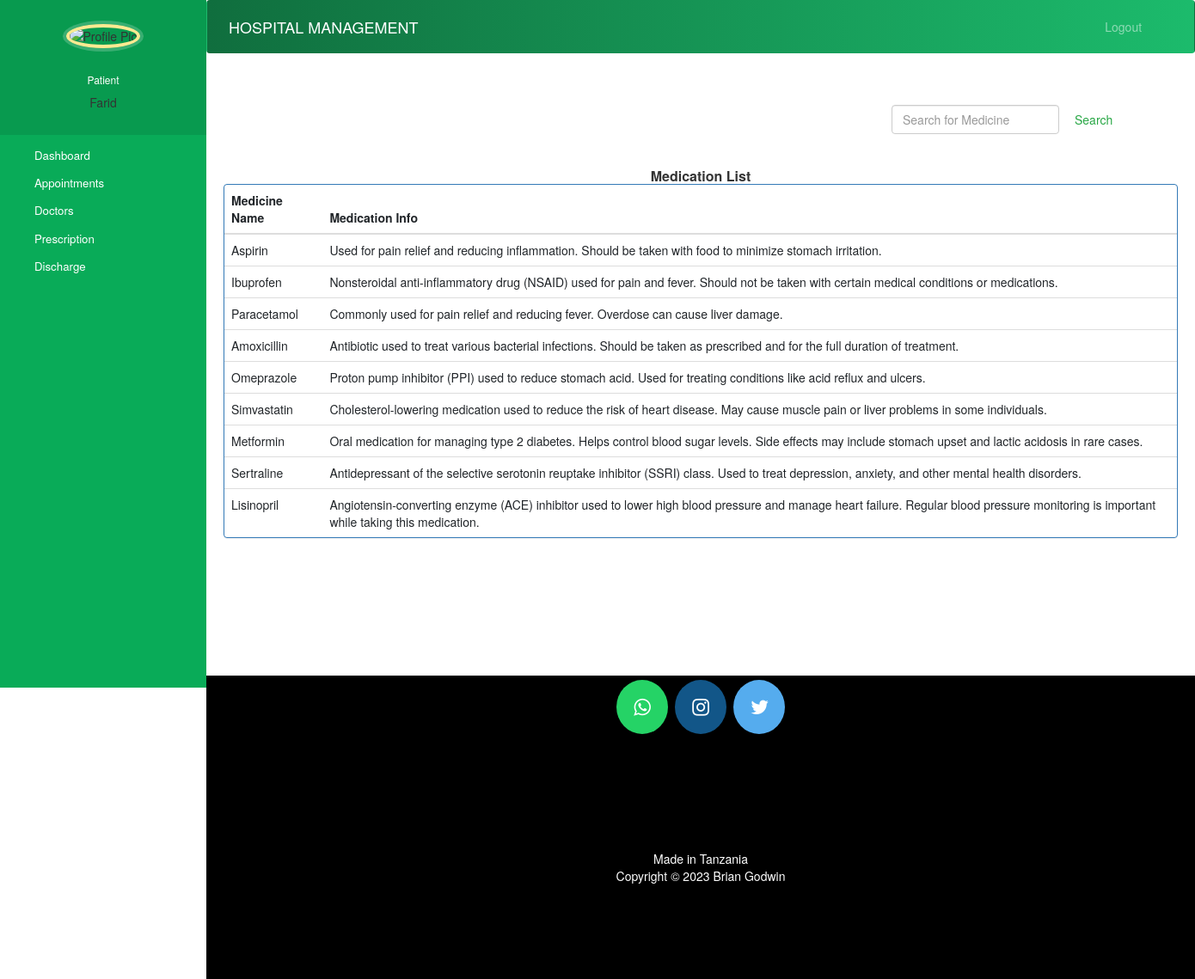
Screenshot of /reminder/list-medicines (signed in) with the database file from the repository.
### reminder/models.py (models this page shows, shortened)
class Medicine(models.Model):
    medication_name = models.TextField(null=True)
    medicine_info = models.TextField(null=True)

### reminder/views.py (the view)
# urls.py: path("list-medicines", views.list_medicines),
def list_medicines(request):
    medicines = models.Medicine.objects.all()
    return render(request, 'reminder/patient_list_medicine.html', {'medicines': medicines})

### templates/reminder/patient_list_medicine.html (shortened to what this page needs)
{% extends 'hospital/patient_base.html' %}
{% block content %}
{%load static%}
  <head>
    <link href="//netdna.bootstrapcdn.com/bootstrap/3.0.0/css/bootstrap.min.css" rel="stylesheet" id="bootstrap-css">
  </head>
  <div class="container">
      <form  action="/reminder/search-medicine-view" method="get" style="margin-left:70%;" class="form-inline my-2 my-lg-0">
        <input class="form-control mr-sm-2" type="search" placeholder="Search for Medicine" name="query" id="query" aria-label="Search">
        <button class="btn btn-outline-success my-2 my-sm-0" type="submit">Search</button>
      </form>
      <br><br>
    {% if medicines %}
    <div>
      <h6 class="panel-title"><strong> Medication List </strong></h6>
    </div>
    <div class="panel panel-primary">
      <table class="table table-hover" id="dev-table">
          <thead>
            <tr>
              <th>Medicine Name</th>
              <th>Medication Info</th>
            </tr>
          </thead>
          {% for medicine in medicines %}
          <tr>
            <td> {{ medicine.medication_name }}</td>
            <td>{{ medicine.medicine_info }}</td>
          </tr>
          {% endfor %}
        </table>
    </div>
    {%else%}
    <br><br><br>
    <h4 style="text-align: center;color: red;">No Medicines found !!!</h4>
    {% endif %}
  </div>
{% endblock content %}

### templates/hospital/patient_base.html (shortened to what this page needs)
<!DOCTYPE html>
{% load static %}
<html lang="en">
<head>
  <link rel="stylesheet" href="https://stackpath.bootstrapcdn.com/bootstrap/4.3.1/css/bootstrap.min.css">
  <link rel="stylesheet" href="https://maxcdn.bootstrapcdn.com/font-awesome/4.7.0/css/font-awesome.min.css">
</head>
<body>
  <nav class="menu" tabindex="0">
    <header class="avatar">
      <img src="{% static patient.profile_pic.url %}" alt="Profile Pic" />
      <br><br>
      <h6 style="color: white;" >Patient</h6>
      <h2style="color: white;" >{{request.user.first_name}}</h2>
    </header>
    <ul>
      <li tabindex="0" class="icon-dashboard"> <a style="color:white; text-decoration:none;" href="/hospital/patient-dashboard"><span>Dashboard</span></a> </li>
      <li tabindex="0" class="icon-calendar"> <a style="color:white; text-decoration:none;" href="/appointment/patient-appointment"><span>Appointments</span></a></li>
      <li tabindex="0" class="icon-users"> <a style="color:white; text-decoration:none;" href="/hospital/patient-view-doctor"><span>Doctors</span></a></li>
      <li tabindex="0" class="icon-users"> <a style="color:white; text-decoration:none;" href="/reminder/patient-view-prescription"><span>Prescription</span></a></li>
      <li tabindex="0" class="icon-users"> <a style="color:white; text-decoration:none;" href="/hospital/patient-discharge"><span>Discharge</span></a></li>
    </ul>
  </nav>
  <main>
    <div class="bs-example">
      <nav class="navbar navbar-expand-md  navbar-dark fixed-top"  style="background: -webkit-linear-gradient(left, #106e3e, #1cbb6c);">
        <a href="/hospital/patient-dashboard" class="navbar-brand">HOSPITAL MANAGEMENT</a>
        <div class="collapse navbar-collapse justify-content-between" id="navbarCollapse">
          <div class="navbar-nav" style=" margin-left: 90%;">
            <a href="/hospital/logout" class="nav-item nav-link">Logout</a>
          </div>
        </div>
      </nav>
    </div>
    <br><br>
    {% block content %}
    {% endblock content %}
    <br><br><br><br><br><br><br>
    <footer>
      <p>
        <a id="ftr" href="https://api.whatsapp.com/send?phone=255769098042&text=Hello%20bgame.%0d%0aHow%20are%20you%20%3f%0d%0aI%20came%20from%20your%20website.&source=&data=#" class="fa fa-whatsapp"></a>
        <a id="ftr" href="https://instagram.com/godwinbrian808" class="fa fa-instagram"></a>
        <a id="ftr" href="https://twitter.com/godwinbrian808" class="fa fa-twitter"></a>
      </p>
      <br>
      <div class="container">
        <div class="row">
          <div class="col-md-12 col-sm-12">
            <div style="color:#ffffff;" class="wow fadeInUp footer-copyright">
              <p>Made in Tanzania <br>
                Copyright &copy;  2023 Brian Godwin </p>
            </div>
          </div>
        </div>
      </div>
    </footer>
  </main>
</body>
</html>

### templates/hospital/patient_base.html (style rules this page uses)
a:link { text-decoration: none; }
a { color: white; }
footer { padding: 0px 0px 0px 0px; background-color: black; margin: 0px; }
#ftr { padding: 20px; }
.fa { font-size: 23px; width: 60px; text-align: center; text-decoration: none; margin: 5px 2px; border-radius: 50%; }
.fa-whatsapp { background: #25d366; color: white; }
.fa-twitter { background: #55ACEE; color: white; }
.fa-instagram { background: #125688; color: white; }
p { text-align: center; }
body { padding-left: 240px; }
main { position: relative; height: 100vh; }
.menu { background: #09ab58; height: 100vh; width: 240px; position: fixed; top: 0px; left: 0; z-index: 5; outline: none; }
.menu .avatar { background: rgba(0, 0, 0, 0.1); padding: 2em 0.5em; text-align: center; }
.menu .avatar img { width: 100px; border-radius: 50%; overflow: hidden; border: 4px solid #ffea92; box-shadow: 0 0 0 4px rgba(255, 255, 255, 0.2); }
.menu ul { list-style: none; padding: 0.5em 0; margin: 0; }
.menu ul li { padding: 0.5em 1em 0.5em 3em; font-size: 0.95em; font-weight: regular; background-repeat: no-repeat; background-position: left 15px center; background-size: auto 20px; transition: all 0.15s linear; cursor: pointer; }
.menu ul li.icon-dashboard { background-image: url("http://www.entypo.com/images//gauge.svg"); }
.menu ul li.icon-users { background-image: url("http://www.entypo.com/images//users.svg"); }
.menu ul li.icon-calendar { background-image: url("http://www.entypo.com/images//calendar.svg"); }

### templates/reminder/patient_list_medicine.html (style rules this page uses)
a:link { text-decoration: none; }
h6 { text-align: center; }
.row { margin: 100px; }

### rows the page displays
Medicine: medication_name "Aspirin", medicine_info "Used for pain relief and reducing inflammation. Should be taken with food to minimize stomach irritation."
Medicine: medication_name "Ibuprofen", medicine_info "Nonsteroidal anti-inflammatory drug (NSAID) used for pain and fever. Should not be taken with certain medical conditions or medications."
Medicine: medication_name "Paracetamol", medicine_info "Commonly used for pain relief and reducing fever. Overdose can cause liver damage."
Medicine: medication_name "Amoxicillin", medicine_info "Antibiotic used to treat various bacterial infections. Should be taken as prescribed and for the full duration of treatment."
Medicine: medication_name "Omeprazole", medicine_info "Proton pump inhibitor (PPI) used to reduce stomach acid. Used for treating conditions like acid reflux and ulcers."
Medicine: medication_name "Simvastatin", medicine_info "Cholesterol-lowering medication used to reduce the risk of heart disease. May cause muscle pain or liver problems in some individuals."
Medicine: medication_name "Metformin", medicine_info "Oral medication for managing type 2 diabetes. Helps control blood sugar levels. Side effects may include stomach upset and lactic acidosis in rare cases."
Medicine: medication_name "Sertraline", medicine_info "Antidepressant of the selective serotonin reuptake inhibitor (SSRI) class. Used to treat depression, anxiety, and other mental health disorders."
Medicine: medication_name "Lisinopril", medicine_info "Angiotensin-converting enzyme (ACE) inhibitor used to lower high blood pressure and manage heart failure. Regular blood pressure monitoring is important while taking this medication."

### other values shown
{{ request.user.first_name }} "Farid"
